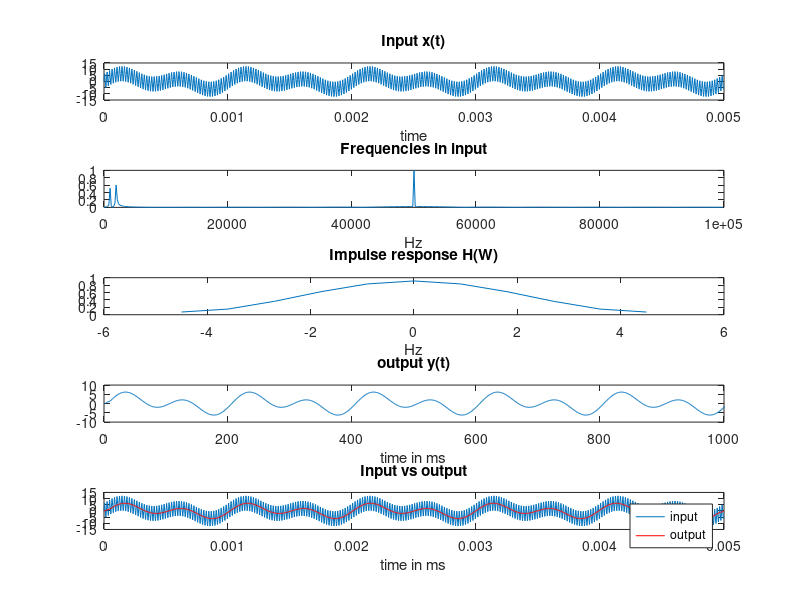

Write the MATLAB code that produced this figure.
%Sampling Period
Fs = 200e3;
Ts = 1/Fs;

%Time interval
t = 0:Ts:5e-3-Ts;

%Input Frequencies
F1 = 1e3;
F2 = 2e3;
F3 = 50e3;

%Input with noice
y = 3*sin(2*pi*F1*t) + 4*sin(2*pi*F2*t) + 6*sin(2*pi*F3*t);

subplot(5,1,1);
plot(t,y)
title('Input x(t)'), xlabel('time');

%detect frequencies of input
nfft = length(y);
nfft2 = 2.^nextpow2(nfft);
fy = fft(y,nfft2);
fy = fy(1:nfft2/2);
xfft=Fs.*(0:nfft2/2-1)/nfft2;
subplot(5,1,2);
plot(xfft, abs(fy/max(fy)))
title('Frequencies in input')
xlabel('Hz');

%Impulse response with cutoff Frequency 2KHz
cutoff = 2e3/Fs/2;
order = 10;
h = fir1(order,cutoff, 'low');
subplot(5,1,3);
time = linspace(-4.5,4.5,order+1);
plot(time, h*5);
title('Impulse response H(W)')
xlabel('Hz');

%Convolution of x(t) and h(t)
convolution = conv(h,y);
subplot(5,1,4);
plot(convolution)
title('output y(t)')
xlabel('time in ms')
xlim([0 1000]);

subplot(5,1,5);
plot(t, y, linspace(0,5e-3,1010), convolution, '-r')
title('Input vs output')
xlabel('time in ms')
legend('input', 'output');